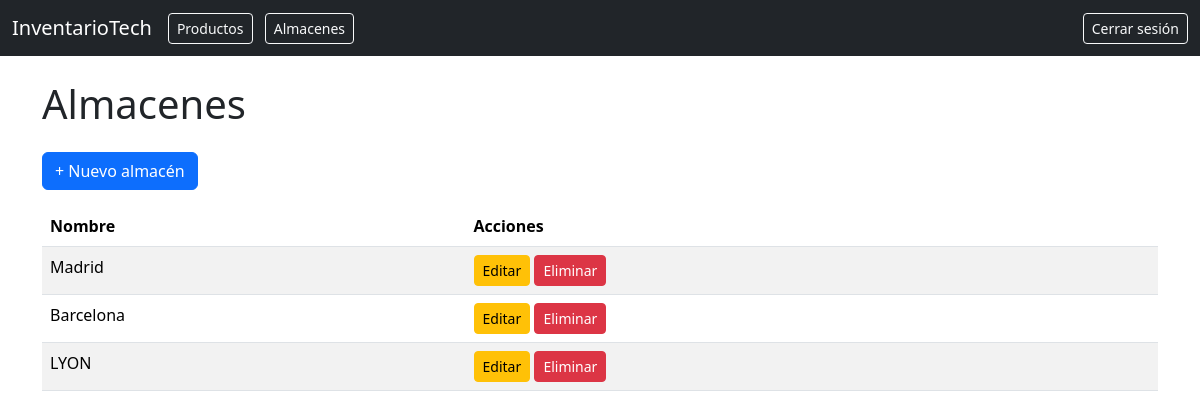
Page /inventario/almacenes/ (signed in) on the committed database.
### inventario_tech/models.py (models this page shows, shortened)
class Almacen(models.Model):
    nombre = models.CharField(max_length=100)

### inventario_tech/views.py (the view)
# urls.py: path("almacenes/", AlmacenListView.as_view(), name="almacen-list"),
class AlmacenListView(LoginRequiredMixin, StaffRequiredMixin, ListView):
    model = Almacen
    template_name = (
        "inventario_tech/almacen_list.html"  # tener claro el uso del los templates
    )
    context_object_name = "almacenes"
    paginate_by = 25

### inventario_tech/views.py (called while the page is built)
    def test_func(self):
        return self.request.user.is_staff

### inventario_tech/templates/inventario_tech/almacen_list.html (shortened to what this page needs)
{% extends 'inventario_tech/base.html' %}
{% block content %}
<h1 class="mb-4">Almacenes</h1>
<a href="{% url 'inventario_tech:almacen-create' %}" class="btn btn-primary mb-3">+ Nuevo almacén</a>
<table class="table table-striped">
    <thead>
        <tr>
            <th>Nombre</th>
            <th>Acciones</th>
        </tr>
    </thead>
    <tbody>
        {% for almacen in almacenes %}
        <tr>
            <td>{{ almacen.nombre }}</td>
            <td>
                <a href="{% url 'inventario_tech:almacen-update' almacen.pk %}"
                    class="btn btn-sm btn-warning">Editar</a>
                <a href="{% url 'inventario_tech:almacen-delete' almacen.pk %}"
                    class="btn btn-sm btn-danger">Eliminar</a>
            </td>
        </tr>
        {% endfor %}
    </tbody>
</table>
{% endblock %}

### rows in the picture
Almacen: nombre "Madrid"
Almacen: nombre "Barcelona"
Almacen: nombre "LYON"
